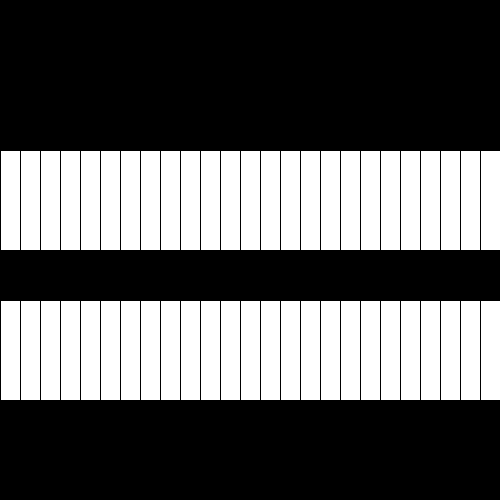
Frame 1 (no input)
Frame 60 (the mouse pressed at the canvas centre just before this capture): identical to frame 1, image omitted
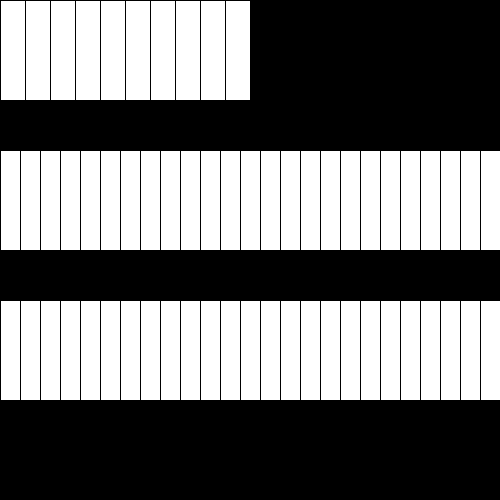
Frame 120 (the mouse held since frame 60 and released just before this capture)

The Processing sketch that drew these frames (run headless with seeded random() and noise(); from frame 60 on, the mouse is pressed at the canvas centre):

// Processing sketch: ejem1ForSimple
// ── ejem1ForSimple.pde
int cantidad;
int ancho;
void setup() {
  size(500, 500);
  cantidad = 25;
  ancho = width/cantidad;
}
void draw() {
  background(0);
  for (int i=0; i<mouseX; i+= 25) {
    rect(i, 0, 25, 100);
  }
  for (int i=0; i<cantidad; i++) {
    rect(i*ancho, 150, ancho, 100);
  }

  for (int i=0; i<width; i+=ancho) {
    rect(i, 300, ancho, 100);
  }
}
